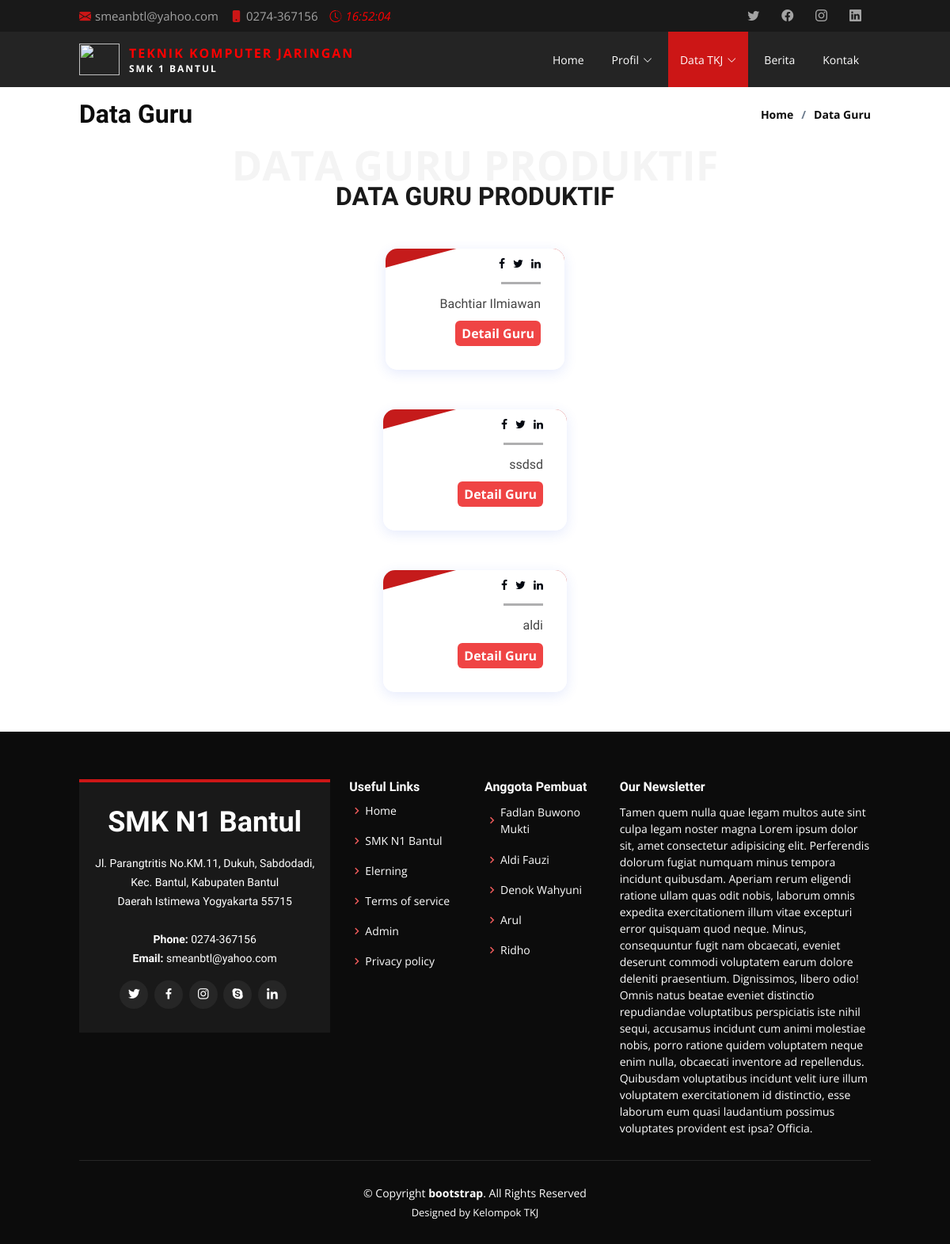
/dataguru.php, run on an earlier commit of the app's database.
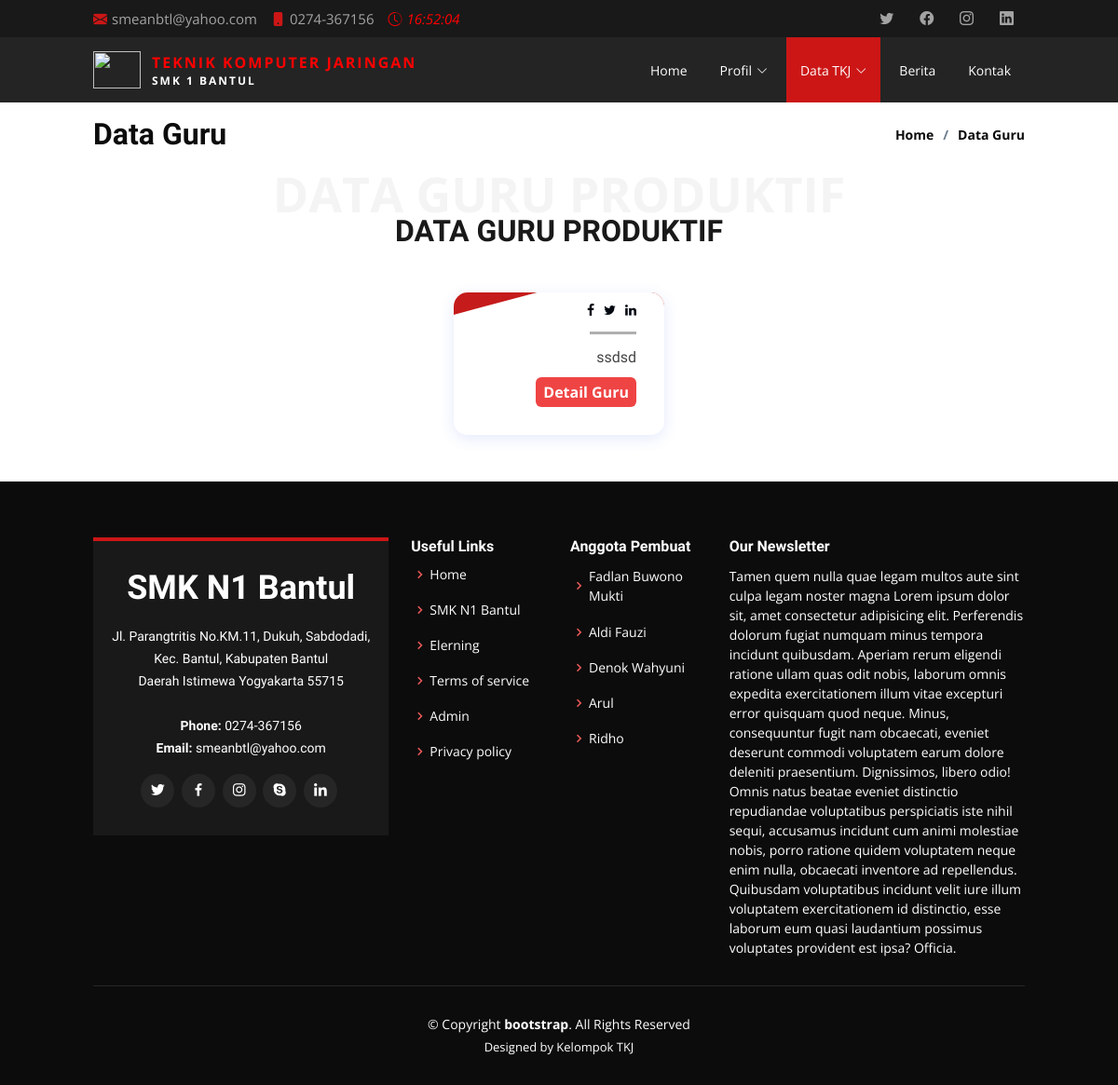
And on a later commit of the database.
### tables this page shows
CREATE TABLE `tbl_guru` (
  `id` int(11) NOT NULL,
  `nama` varchar(100) DEFAULT NULL,
  `nip` int(10) DEFAULT NULL,
  `jenis_kelamin` enum('L','P') DEFAULT NULL,
  `no_hp` varchar(12) DEFAULT NULL,
  `tempat_lahir` varchar(50) DEFAULT NULL,
  `tanggal_lahir` date DEFAULT NULL,
  `mata_pelajaran` varchar(50) DEFAULT NULL,
  `alamat` varchar(100) DEFAULT NULL,
  `foto` varchar(100) DEFAULT NULL
);

### dataguru.php (the view, shortened to what the changed rows need)
<?php
require_once 'koneksi.php';
$query = mysqli_query($connection, "SELECT id, nama, alamat, foto, no_hp, mata_pelajaran FROM tbl_guru");
?>
<!DOCTYPE html>
<html lang="en">
<head>
  <link href="assets/vendor/aos/aos.css" rel="stylesheet">
  <link href="assets/vendor/bootstrap/css/bootstrap.min.css" rel="stylesheet">
  <link href="assets/vendor/bootstrap-icons/bootstrap-icons.css" rel="stylesheet">
  <link href="assets/vendor/boxicons/css/boxicons.min.css" rel="stylesheet">
  <link href="assets/vendor/glightbox/css/glightbox.min.css" rel="stylesheet">
  <link href="assets/vendor/swiper/swiper-bundle.min.css" rel="stylesheet">
  <link href="https://maxcdn.bootstrapcdn.com/font-awesome/4.7.0/css/font-awesome.min.css" rel="stylesheet" />
  <link href="assets/css/DataSiswa.css" rel="stylesheet">
</head>
<body>
  <section id="breadcrumbs" class="breadcrumbs">
    <div class="container">
      <div class="d-flex justify-content-between align-items-center">
        <h2>Data Guru</h2>
      </div>
    </div>
  </section>
  <section id="team" class="team">
    <div class="container">
      <div class="section-title">
        <br>
        <h2> Data Guru Produktif </h2>
      </div>
      <?php while($row = mysqli_fetch_assoc($query)) : ?>
      <div class="container">
      <div class="row justify-content-center">
      <div class="col-12 col-sm-6 col-lg-3">
            <div class="single_advisor_profile wow fadeInUp" data-wow-delay="0.2s" style="visibility: visible; animation-delay: 0.2s; animation-name: fadeInUp;">
              <div class="advisor_thumb"><img src="https://bootdey.com/img/Content/avatar/avatar1.png" alt="">
                <div class="social-info"><a href="#"><i class="fa fa-facebook"></i></a><a href="#"><i class="fa fa-twitter"></i></a><a href="#"><i class="fa fa-linkedin"></i></a></div>
              </div>
              <div class="single_advisor_details_info">
                <h6><?= $row['nama'] ?></h6>
                <a href="detail-guru?id=<?= $row['id'] ?>"><button id="bguru" class="bg-red-500  text-white font-bold py-1 mt-2 px-2 rounded">Detail Guru</button></a>
              </div>
            </div>
          </div>
      </div>
      </div>
        </div>
        <?php endwhile; ?>
  </section>
  <script src="https://cdn.tailwindcss.com"></script>
</body>
</html>

What changed in the data, as far as the page shows it:
removed tbl_guru: nama "Bachtiar Ilmiawan"
removed tbl_guru: nama "aldi"
